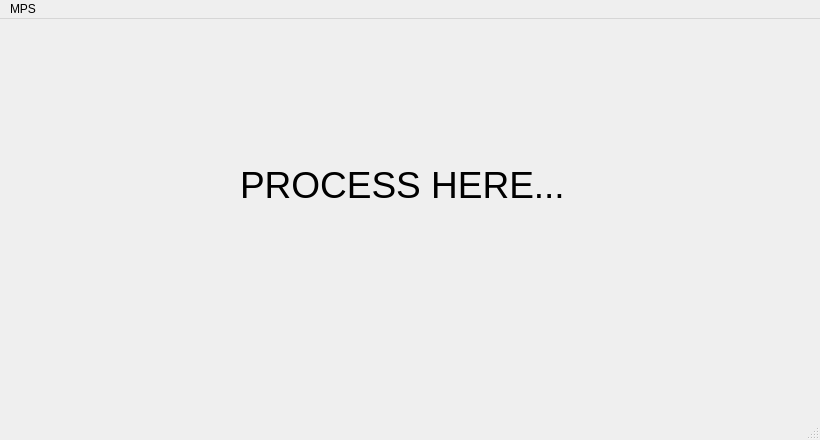
<?xml version="1.0" encoding="UTF-8"?>
<ui version="4.0">
 <class>SelectWindow</class>
 <widget class="QMainWindow" name="SelectWindow">
  <property name="geometry">
   <rect>
    <x>0</x>
    <y>0</y>
    <width>820</width>
    <height>440</height>
   </rect>
  </property>
  <property name="windowTitle">
   <string>MainWindow</string>
  </property>
  <widget class="QWidget" name="centralwidget">
   <widget class="QStackedWidget" name="stackedWidget">
    <property name="geometry">
     <rect>
      <x>10</x>
      <y>10</y>
      <width>791</width>
      <height>381</height>
     </rect>
    </property>
    <property name="minimumSize">
     <size>
      <width>441</width>
      <height>191</height>
     </size>
    </property>
    <property name="currentIndex">
     <number>3</number>
    </property>
    <widget class="QWidget" name="stwg_reserved">
     <widget class="QLabel" name="label_reserverd">
      <property name="geometry">
       <rect>
        <x>290</x>
        <y>120</y>
        <width>191</width>
        <height>111</height>
       </rect>
      </property>
      <property name="font">
       <font>
        <pointsize>28</pointsize>
       </font>
      </property>
      <property name="text">
       <string>RESERVED</string>
      </property>
     </widget>
    </widget>
    <widget class="QWidget" name="stwg_connect">
     <widget class="QGroupBox" name="gbConnection">
      <property name="geometry">
       <rect>
        <x>140</x>
        <y>50</y>
        <width>391</width>
        <height>81</height>
       </rect>
      </property>
      <property name="styleSheet">
       <string notr="true">QGroupBox {
    font: bold; 
    border: 1px solid silver;
    border-radius: 6px;
    margin-top: 6px;
}
QGroupBox::title {
    subcontrol-origin: margin;
    left: 7px;
    padding: 0px 5px 0px 5px;
}</string>
      </property>
      <property name="title">
       <string>CONNECTION:</string>
      </property>
     </widget>
     <widget class="QPushButton" name="btConnect">
      <property name="geometry">
       <rect>
        <x>390</x>
        <y>81</y>
        <width>121</width>
        <height>31</height>
       </rect>
      </property>
      <property name="text">
       <string>CONNECT</string>
      </property>
     </widget>
     <widget class="QComboBox" name="comboBox">
      <property name="geometry">
       <rect>
        <x>160</x>
        <y>81</y>
        <width>201</width>
        <height>31</height>
       </rect>
      </property>
      <property name="editable">
       <bool>true</bool>
      </property>
     </widget>
     <widget class="QPushButton" name="btn_next_1">
      <property name="geometry">
       <rect>
        <x>400</x>
        <y>150</y>
        <width>121</width>
        <height>31</height>
       </rect>
      </property>
      <property name="text">
       <string>NEXT</string>
      </property>
     </widget>
    </widget>
    <widget class="QWidget" name="stwg_select_tomopraph">
     <widget class="QPushButton" name="pushButton_2">
      <property name="geometry">
       <rect>
        <x>100</x>
        <y>10</y>
        <width>111</width>
        <height>21</height>
       </rect>
      </property>
      <property name="text">
       <string>SELECT_TOMO</string>
      </property>
     </widget>
     <widget class="QComboBox" name="comboBox_sel_manuf">
      <property name="geometry">
       <rect>
        <x>290</x>
        <y>130</y>
        <width>201</width>
        <height>31</height>
       </rect>
      </property>
      <property name="editable">
       <bool>true</bool>
      </property>
     </widget>
     <widget class="QPushButton" name="btn_next_2">
      <property name="geometry">
       <rect>
        <x>400</x>
        <y>270</y>
        <width>121</width>
        <height>31</height>
       </rect>
      </property>
      <property name="text">
       <string>NEXT</string>
      </property>
     </widget>
     <widget class="QLabel" name="label_sel_tomo_1">
      <property name="geometry">
       <rect>
        <x>160</x>
        <y>140</y>
        <width>101</width>
        <height>16</height>
       </rect>
      </property>
      <property name="text">
       <string>MANUFACTURER</string>
      </property>
     </widget>
     <widget class="QLabel" name="label_sel_tomo_2">
      <property name="geometry">
       <rect>
        <x>160</x>
        <y>180</y>
        <width>101</width>
        <height>16</height>
       </rect>
      </property>
      <property name="text">
       <string>MODEL</string>
      </property>
     </widget>
     <widget class="QComboBox" name="comboBox_sel_model">
      <property name="geometry">
       <rect>
        <x>290</x>
        <y>170</y>
        <width>201</width>
        <height>31</height>
       </rect>
      </property>
      <property name="editable">
       <bool>true</bool>
      </property>
     </widget>
    </widget>
    <widget class="QWidget" name="stwg_process">
     <widget class="QLabel" name="label_process">
      <property name="geometry">
       <rect>
        <x>230</x>
        <y>100</y>
        <width>331</width>
        <height>111</height>
       </rect>
      </property>
      <property name="font">
       <font>
        <pointsize>28</pointsize>
       </font>
      </property>
      <property name="text">
       <string>PROCESS HERE...</string>
      </property>
     </widget>
    </widget>
   </widget>
  </widget>
  <widget class="QMenuBar" name="menubar">
   <property name="geometry">
    <rect>
     <x>0</x>
     <y>0</y>
     <width>820</width>
     <height>22</height>
    </rect>
   </property>
   <widget class="QMenu" name="menuMPS">
    <property name="title">
     <string>MPS</string>
    </property>
   </widget>
   <addaction name="menuMPS"/>
  </widget>
  <widget class="QStatusBar" name="statusbar"/>
 </widget>
 <resources/>
 <connections/>
</ui>
